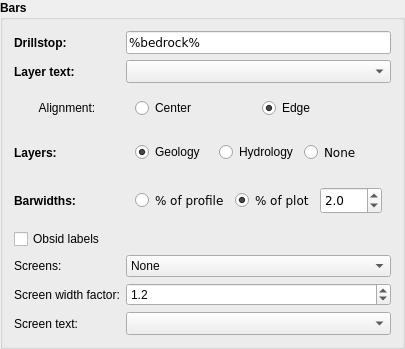
                          <widget class="QgsCollapsibleGroupBox" name="bar_groupbox">
                           <property name="font">
                            <font>
                             <bold>true</bold>
                            </font>
                           </property>
                           <property name="title">
                            <string>Bars</string>
                           </property>
                           <property name="collapsed">
                            <bool>true</bool>
                           </property>
                           <layout class="QGridLayout" name="grid_layout_2">
                            <item row="1" column="1" colspan="3">
                             <widget class="QComboBox" name="textcol_combo_box">
                              <property name="enabled">
                               <bool>true</bool>
                              </property>
                              <property name="font">
                               <font>
                                <family>DejaVu Sans</family>
                                <pointsize>9</pointsize>
                                <bold>false</bold>
                               </font>
                              </property>
                             </widget>
                            </item>
                            <item row="5" column="0" colspan="4">
                             <widget class="QCheckBox" name="labels_check_box">
                              <property name="font">
                               <font>
                                <pointsize>9</pointsize>
                                <bold>false</bold>
                               </font>
                              </property>
                              <property name="text">
                               <string>Obsid labels</string>
                              </property>
                             </widget>
                            </item>
                            <item row="0" column="0">
                             <widget class="QLabel" name="label_2">
                              <property name="text">
                               <string>Drillstop:</string>
                              </property>
                             </widget>
                            </item>
                            <item row="0" column="1" colspan="3">
                             <widget class="QLineEdit" name="drillstop">
                              <property name="sizePolicy">
                               <sizepolicy hsizetype="Preferred" vsizetype="Fixed">
                                <horstretch>0</horstretch>
                                <verstretch>0</verstretch>
                               </sizepolicy>
                              </property>
                              <property name="font">
                               <font>
                                <family>DejaVu Sans</family>
                                <pointsize>9</pointsize>
                                <bold>false</bold>
                               </font>
                              </property>
                              <property name="toolTip">
                               <string extracomment="not yet implemented">select specific drillstop that will be indicated in plot, use % for wildcard</string>
                              </property>
                              <property name="text">
                               <string>%bedrock%</string>
                              </property>
                             </widget>
                            </item>
                            <item row="3" column="1" colspan="3">
                             <widget class="QWidget" name="widget" native="true">
                              <layout class="QHBoxLayout" name="horizontal_layout_2">
                               <item>
                                <widget class="QRadioButton" name="plot_stratigraphy">
                                 <property name="font">
                                  <font>
                                   <pointsize>9</pointsize>
                                   <bold>false</bold>
                                  </font>
                                 </property>
                                 <property name="text">
                                  <string>Geology</string>
                                 </property>
                                 <property name="checked">
                                  <bool>true</bool>
                                 </property>
                                </widget>
                               </item>
                               <item>
                                <widget class="QRadioButton" name="hydrology_radio_button">
                                 <property name="font">
                                  <font>
                                   <pointsize>9</pointsize>
                                   <bold>false</bold>
                                  </font>
                                 </property>
                                 <property name="text">
                                  <string>Hydrology</string>
                                 </property>
                                </widget>
                               </item>
                               <item>
                                <widget class="QRadioButton" name="radio_button">
                                 <property name="font">
                                  <font>
                                   <family>DejaVu Sans</family>
                                   <pointsize>9</pointsize>
                                   <bold>false</bold>
                                  </font>
                                 </property>
                                 <property name="text">
                                  <string>None</string>
                                 </property>
                                </widget>
                               </item>
                              </layout>
                             </widget>
                            </item>
                            <item row="4" column="0">
                             <widget class="QLabel" name="label_6">
                              <property name="text">
                               <string>Barwidths:</string>
                              </property>
                             </widget>
                            </item>
                            <item row="3" column="0">
                             <widget class="QLabel" name="label_8">
                              <property name="text">
                               <string>Layers:</string>
                              </property>
                             </widget>
                            </item>
                            <item row="1" column="0">
                             <widget class="QLabel" name="label_5">
                              <property name="text">
                               <string>Layer text:</string>
                              </property>
                             </widget>
                            </item>
                            <item row="4" column="1" colspan="3">
                             <widget class="QWidget" name="widget_3" native="true">
                              <layout class="QHBoxLayout" name="horizontal_layout_3">
                               <item>
                                <widget class="QRadioButton" name="width_of_profile">
                                 <property name="font">
                                  <font>
                                   <family>DejaVu Sans</family>
                                   <pointsize>9</pointsize>
                                   <bold>false</bold>
                                  </font>
                                 </property>
                                 <property name="text">
                                  <string>% of profile</string>
                                 </property>
                                 <property name="checked">
                                  <bool>false</bool>
                                 </property>
                                </widget>
                               </item>
                               <item>
                                <widget class="QRadioButton" name="width_of_plot">
                                 <property name="font">
                                  <font>
                                   <family>DejaVu Sans</family>
                                   <pointsize>9</pointsize>
                                   <bold>false</bold>
                                  </font>
                                 </property>
                                 <property name="text">
                                  <string>% of plot</string>
                                 </property>
                                 <property name="checked">
                                  <bool>true</bool>
                                 </property>
                                </widget>
                               </item>
                               <item>
                                <widget class="QDoubleSpinBox" name="barwidthdouble_spin_box">
                                 <property name="minimumSize">
                                  <size>
                                   <width>0</width>
                                   <height>27</height>
                                  </size>
                                 </property>
                                 <property name="font">
                                  <font>
                                   <family>DejaVu Sans</family>
                                   <pointsize>9</pointsize>
                                   <bold>false</bold>
                                  </font>
                                 </property>
                                 <property name="toolTip">
                                  <string>give stratigraphy bar width (% of full scale) which also affects sampling interval for DEM(s)</string>
                                 </property>
                                 <property name="decimals">
                                  <number>1</number>
                                 </property>
                                 <property name="value">
                                  <double>2.000000000000000</double>
                                 </property>
                                </widget>
                               </item>
                              </layout>
                             </widget>
                            </item>
                            <item row="2" column="1" colspan="3">
                             <widget class="QWidget" name="widget_5" native="true">
                              <layout class="QHBoxLayout" name="horizontal_layout_10">
                               <item>
                                <widget class="QRadioButton" name="text_align_center">
                                 <property name="font">
                                  <font>
                                   <bold>false</bold>
                                  </font>
                                 </property>
                                 <property name="text">
                                  <string>Center</string>
                                 </property>
                                </widget>
                               </item>
                               <item>
                                <widget class="QRadioButton" name="text_align_edge">
                                 <property name="font">
                                  <font>
                                   <bold>false</bold>
                                  </font>
                                 </property>
                                 <property name="text">
                                  <string>Edge</string>
                                 </property>
                                 <property name="checked">
                                  <bool>true</bool>
                                 </property>
                                </widget>
                               </item>
                              </layout>
                             </widget>
                            </item>
                            <item row="2" column="0">
                             <widget class="QLabel" name="label_12">
                              <property name="font">
                               <font>
                                <bold>false</bold>
                               </font>
                              </property>
                              <property name="text">
                               <string>&lt;html&gt;&lt;head/&gt;&lt;body&gt;&lt;p align=&quot;center&quot;&gt;Alignment:&lt;/p&gt;&lt;/body&gt;&lt;/html&gt;</string>
                              </property>
                             </widget>
                            </item>
                            <item row="7" column="0">
                             <widget class="QLabel" name="label_screens">
                              <property name="font">
                               <font>
                                <pointsize>9</pointsize>
                                <bold>false</bold>
                               </font>
                              </property>
                              <property name="text">
                               <string>Screens:</string>
                              </property>
                             </widget>
                            </item>
                            <item row="7" column="1" colspan="3">
                             <widget class="QComboBox" name="screens_mode_combo">
                              <property name="font">
                               <font>
                                <pointsize>9</pointsize>
                                <bold>false</bold>
                               </font>
                              </property>
                              <item>
                               <property name="text">
                                <string>None</string>
                               </property>
                              </item>
                              <item>
                               <property name="text">
                                <string>Behind</string>
                               </property>
                              </item>
                              <item>
                               <property name="text">
                                <string>On top</string>
                               </property>
                              </item>
                             </widget>
                            </item>
                            <item row="8" column="0">
                             <widget class="QLabel" name="label_screen_width_factor">
                              <property name="font">
                               <font>
                                <pointsize>9</pointsize>
                                <bold>false</bold>
                               </font>
                              </property>
                              <property name="text">
                               <string>Screen width factor:</string>
                              </property>
                             </widget>
                            </item>
                            <item row="8" column="1" colspan="3">
                             <widget class="QDoubleSpinBox" name="screen_width_factor_spin">
                              <property name="font">
                               <font>
                                <pointsize>9</pointsize>
                                <bold>false</bold>
                               </font>
                              </property>
                              <property name="minimum">
                               <double>0.100000000000000</double>
                              </property>
                              <property name="maximum">
                               <double>2.000000000000000</double>
                              </property>
                              <property name="singleStep">
                               <double>0.100000000000000</double>
                              </property>
                              <property name="decimals">
                               <number>1</number>
                              </property>
                              <property name="value">
                               <double>1.200000000000000</double>
                              </property>
                             </widget>
                            </item>
                            <item row="9" column="0">
                             <widget class="QLabel" name="label_screen_text">
                              <property name="font">
                               <font>
                                <pointsize>9</pointsize>
                                <bold>false</bold>
                               </font>
                              </property>
                              <property name="text">
                               <string>Screen text:</string>
                              </property>
                             </widget>
                            </item>
                            <item row="9" column="1" colspan="3">
                             <widget class="QComboBox" name="screen_textcol_combo_box">
                              <property name="font">
                               <font>
                                <family>DejaVu Sans</family>
                                <pointsize>9</pointsize>
                                <bold>false</bold>
                               </font>
                              </property>
                             </widget>
                            </item>
                           </layout>
                          </widget>
